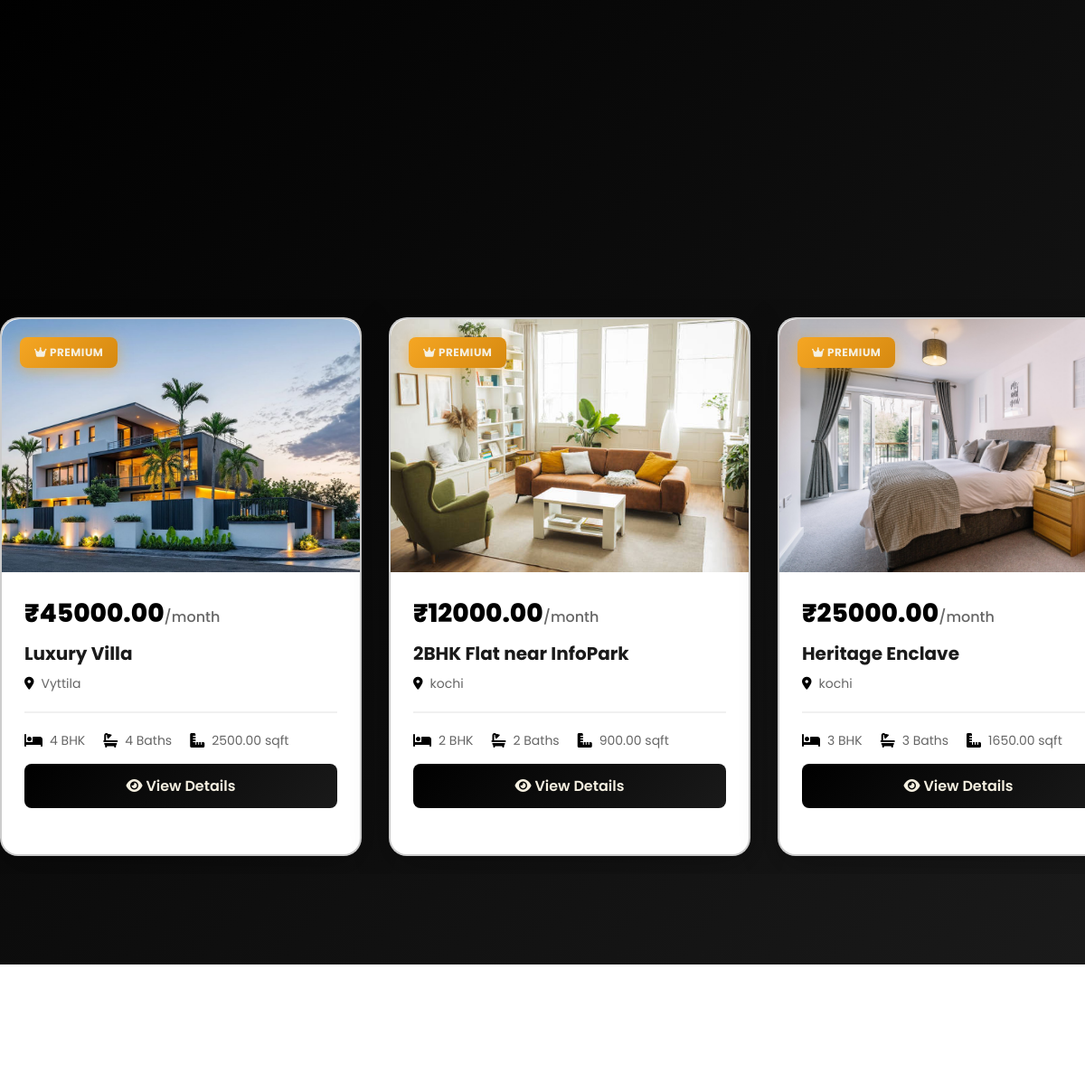
The app's page / (middle part), older data.
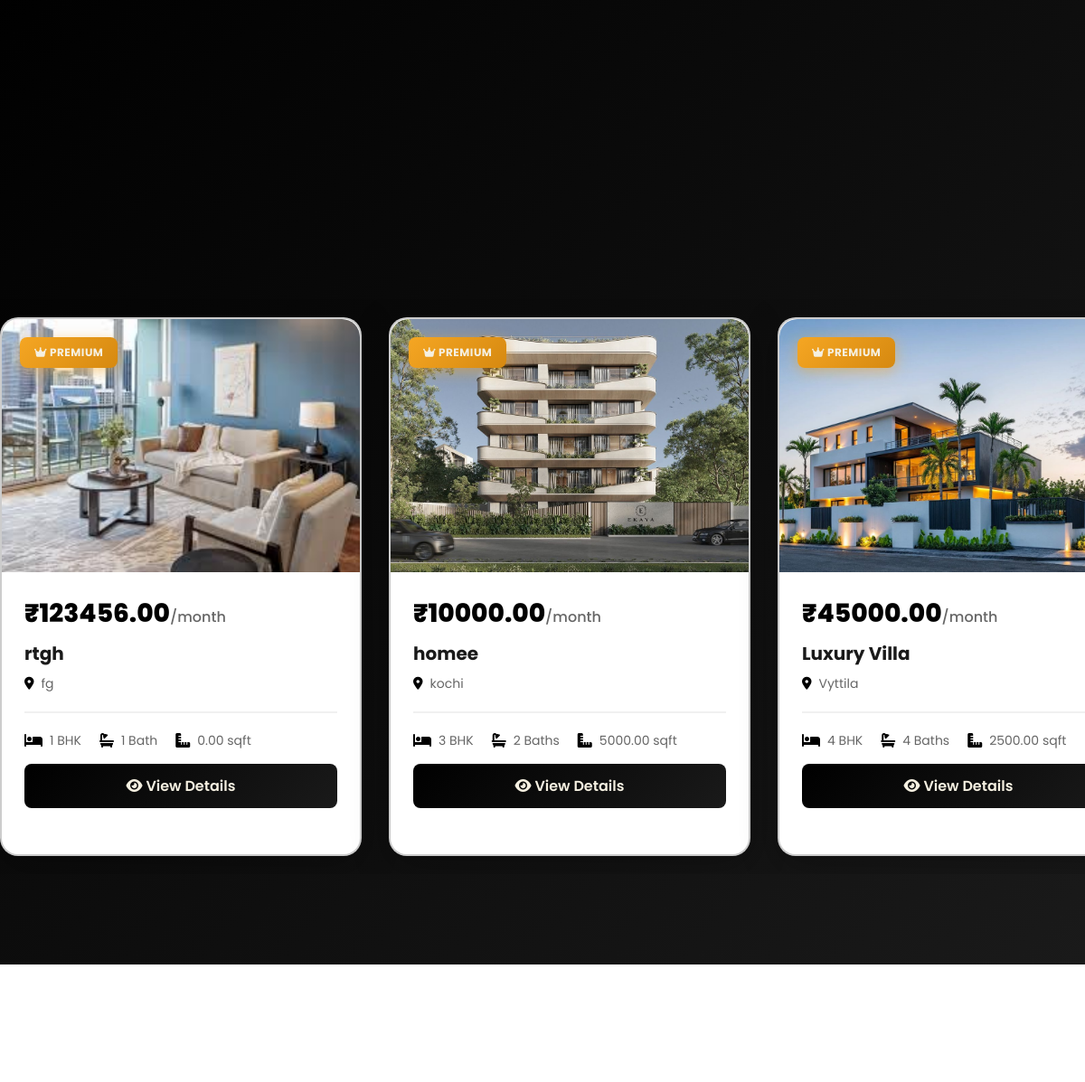
The same page, newer data.
### core/models.py (models this page shows, shortened)
class Property(models.Model):
    class Status(models.TextChoices):
        PENDING_APPROVAL = "PENDING", "Pending Approval"
        AVAILABLE = "AVAILABLE", "Available"
        RENTED = "RENTED", "Rented"
        MAINTENANCE = "MAINTENANCE", "Maintenance"
        REJECTED = "REJECTED", "Rejected"
    class PropertyType(models.TextChoices):
        APARTMENT = "Apartment", "Apartment"
        VILLA = "Villa", "Villa"
        INDEPENDENT_HOUSE = "Independent House", "Independent House"
        FLAT = "Flat", "Flat"
        DUPLEX = "Duplex", "Duplex"
        PENTHOUSE = "Penthouse", "Penthouse"
        STUDIO = "Studio", "Studio"
        OTHER = "Other", "Other"
    class Furnishing(models.TextChoices):
        UNFURNISHED = "UNFURNISHED", "Unfurnished"
        SEMI_FURNISHED = "SEMI_FURNISHED", "Semi-Furnished"
        FULLY_FURNISHED = "FULLY_FURNISHED", "Fully Furnished"
    class Facing(models.TextChoices):
        NORTH = "NORTH", "North"
        SOUTH = "SOUTH", "South"
        EAST = "EAST", "East"
        WEST = "WEST", "West"
        NORTHEAST = "NORTHEAST", "North-East"
        NORTHWEST = "NORTHWEST", "North-West"
        SOUTHEAST = "SOUTHEAST", "South-East"
        SOUTHWEST = "SOUTHWEST", "South-West"
    owner = models.ForeignKey(User, on_delete=models.CASCADE, related_name='properties')
    title = models.CharField(max_length=255)
    ad_title = models.CharField(max_length=255, blank=True, null=True, help_text="Short ad title")
    description = models.TextField()
    price = models.DecimalField(max_digits=10, decimal_places=2)
    location = models.CharField(max_length=255)
    latitude = models.DecimalField(max_digits=9, decimal_places=6, blank=True, null=True, help_text="Latitude coordinate (optional)")
    longitude = models.DecimalField(max_digits=9, decimal_places=6, blank=True, null=True, help_text="Longitude coordinate (optional)")
    property_type = models.CharField(max_length=100, choices=PropertyType.choices, default=PropertyType.APARTMENT)
    bhk = models.IntegerField(default=1, help_text="Number of BHKs (Bedrooms)")
    bathrooms = models.IntegerField(default=1, help_text="Number of bathrooms")
    furnishing = models.CharField(max_length=50, choices=Furnishing.choices, default=Furnishing.SEMI_FURNISHED)
    super_built_area = models.DecimalField(max_digits=10, decimal_places=2, default=0, help_text="Super built area in sqft")
    bachelors_allowed = models.BooleanField(default=True, help_text="Are bachelors allowed?")
    total_floors = models.IntegerField(default=1, help_text="Total floors in the building")
    facing = models.CharField(max_length=50, choices=Facing.choices, default=Facing.NORTH)
    built_year = models.IntegerField(blank=True, null=True, help_text="Year the property was built")
    amenities = models.TextField(help_text="Comma-separated list of amenities", blank=True)
    status = models.CharField(max_length=50, choices=Status.choices, default=Status.PENDING_APPROVAL)
    rejection_reason = models.TextField(blank=True, null=True, help_text="Reason for rejection by admin")
    is_paid = models.BooleanField(default=False)
    plan_type = models.CharField(max_length=20, choices=[
        ('basic', 'Basic Plan'),
        ('standard', 'Standard Plan'),
        ('premium', 'Premium Plan')
    ], default='basic', help_text="Selected plan type")
    plan_expiry_date = models.DateTimeField(blank=True, null=True, help_text="Date when the plan expires")
    views_count = models.IntegerField(default=0, help_text="Number of times this property has been viewed")
    created_at = models.DateTimeField(auto_now_add=True)
    updated_at = models.DateTimeField(auto_now=True)
    class Meta:
        verbose_name_plural = "Properties"

class PropertyImage(models.Model):
    property = models.ForeignKey(Property, on_delete=models.CASCADE, related_name='images')
    image = models.ImageField(upload_to='property_images/')

### core/views.py (the view)
# urls.py: path('', views.index, name='index'),
def index(request):
    from django.utils import timezone
    from .models import WebsiteFeedback
    premium_properties = Property.objects.filter(
        status=Property.Status.AVAILABLE,
        is_paid=True,
        plan_type='premium',
        plan_expiry_date__gt=timezone.now()
    ).order_by('-created_at')[:6]  # Show top 6 premium properties
    featured_feedbacks = WebsiteFeedback.objects.filter(
        is_featured=True,
        is_approved=True
    ).select_related('user').order_by('-created_at')[:6]
    context = {
        'premium_properties': premium_properties,
        'featured_feedbacks': featured_feedbacks
    }
    return render(request, 'core/index.html', context)

### core/templates/core/index.html (shortened to what this page needs)
{% load static %}
<!DOCTYPE html>
<html lang="en">
<head>
    <link href="https://cdnjs.cloudflare.com/ajax/libs/font-awesome/6.4.0/css/all.min.css" rel="stylesheet">
</head>
<body>
    <section class="featured-properties">
        <div class="properties-scroll-container">
            <div class="properties-track">
                {% if premium_properties %}
                    {% for property in premium_properties %}
                    <div class="property-card">
                        <div class="property-image-wrapper">
                            <div class="property-badge premium-badge" style="background: linear-gradient(135deg, #f5a623 0%, #d68910 100%); box-shadow: 0 4px 15px rgba(245, 166, 35, 0.5);">
                                <i class="fas fa-crown"></i> Premium
                            </div>
                            {% if property.images.all %}
                                <img src="{{ property.images.first.image.url }}" alt="{{ property.title }}" class="property-image">
                            {% else %}
                                <img src="https://images.unsplash.com/photo-1600596542815-ffad4c1539a9?ixlib=rb-4.0.3&auto=format&fit=crop&w=800&q=80" alt="{{ property.title }}" class="property-image">
                            {% endif %}
                        </div>
                        <div class="property-content">
                            <div class="property-price">₹{{ property.price }}<span>/month</span></div>
                            <h3 class="property-title">{{ property.title }}</h3>
                            <div class="property-location">
                                <i class="fas fa-map-marker-alt"></i>
                                <span>{{ property.location }}</span>
                            </div>
                            <div class="property-features">
                                <div class="property-feature">
                                    <i class="fas fa-bed"></i>
                                    <span>{{ property.bhk }} BHK</span>
                                </div>
                                <div class="property-feature">
                                    <i class="fas fa-bath"></i>
                                    <span>{{ property.bathrooms }} Bath{{ property.bathrooms|pluralize }}</span>
                                </div>
                                <div class="property-feature">
                                    <i class="fas fa-ruler-combined"></i>
                                    <span>{{ property.super_built_area }} sqft</span>
                                </div>
                            </div>
                            <a href="{% url 'login' %}" class="property-view-btn" style="display: block; text-align: center; padding: 12px; background: linear-gradient(135deg, #000 0%, #1a1a1a 100%); color: #f5f0e1; text-decoration: none; border-radius: 8px; font-weight: 600; margin-top: 15px; transition: all 0.3s;">
                                <i class="fas fa-eye"></i> View Details
                            </a>
                        </div>
                    </div>
                    {% endfor %}
        {% endif %}
    </section>
</body>
</html>

Row changes from the older to the newer data that the page shows:
no longer on this page (row unchanged): Property: images.first.image (picture), price "12000.00", title "2BHK Flat near InfoPark", location "kochi", bhk "2", bathrooms "2", super_built_area "900.00"
no longer on this page (row unchanged): Property: images.first.image (picture), price "25000.00", title "Heritage Enclave", location "kochi", bhk "3", bathrooms "3", super_built_area "1650.00"
added Property: images.first.image (picture), price "123456.00", title "rtgh", location "fg", bhk "1", bathrooms "1", super_built_area "0.00"
added Property: images.first.image (picture), price "10000.00", title "homee", location "kochi", bhk "3", bathrooms "2", super_built_area "5000.00"
